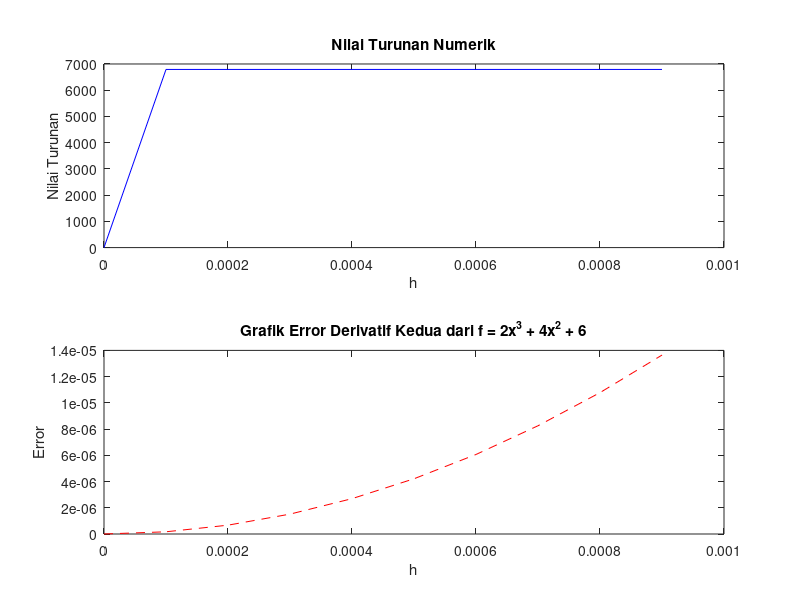

Reproduce this figure in MATLAB.
clc; clear;
function f = fx(x)
    f = 10 * x^5 + 18 * x^4 + 28*x^3 + 7*x^2 + 6;
end

h(1) = 0;
x0 = 3;
eksak = 6792;
nilai_h = 0.0001;
for i = 2:10
    h(i) = h(i-1) + nilai_h;
    diff = (fx(x0 + h(i)) - fx(x0 - h(i))) / (2 * h(i));
    error(i) = abs(diff - eksak) * 100 / diff;
    hasil_turunan(i) = diff;
    display(['nilai turunan dengan h = ', num2str(h(i)), ' adalah ', num2str(hasil_turunan(i))])
    %display(['nilai error dengan h = ', num2str(h(i)), ' adalah ', num2str(error(i))])
end

subplot(2,1,1); %plot nilai turunan dari iterasi nilai h
plot(h, hasil_turunan, 'b-');
title('Nilai Turunan Numerik');
xlabel('h');
ylabel('Nilai Turunan');

subplot(2,1,2); %plot nilai error dari iterasi nilai h
plot(h, error, 'r--');
title('Grafik Error Derivatif Kedua dari f = 2x^3 + 4x^2 + 6');
xlabel('h');
ylabel('Error');
